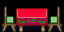

Tiled map render using the project's own tile images. Description and the whole map definition, tile-layer contents included, below:
An orthogonal 4x2 tile map with 16x16 px tiles, 2 tile layers (Buildings, Front).

<map version="1.4" tiledversion="1.4.2" orientation="orthogonal" renderorder="right-down" width="4" height="2" tilewidth="16" tileheight="16" infinite="0" nextlayerid="3" nextobjectid="1">
 <tileset firstgid="1" name="Z_RomRas_Extra" tilewidth="16" tileheight="16" tilecount="8" columns="4">
  <image source="Z_RomRas_Extra.png" width="64" height="32" />
 </tileset>
 <layer id="1" name="Buildings" width="4" height="2">
  <data encoding="csv">
0,0,0,0,
5,6,7,8
</data>
 </layer>
 <layer id="2" name="Front" width="4" height="2">
  <data encoding="csv">
1,2,3,4,
0,0,0,0
</data>
 </layer>
</map>
